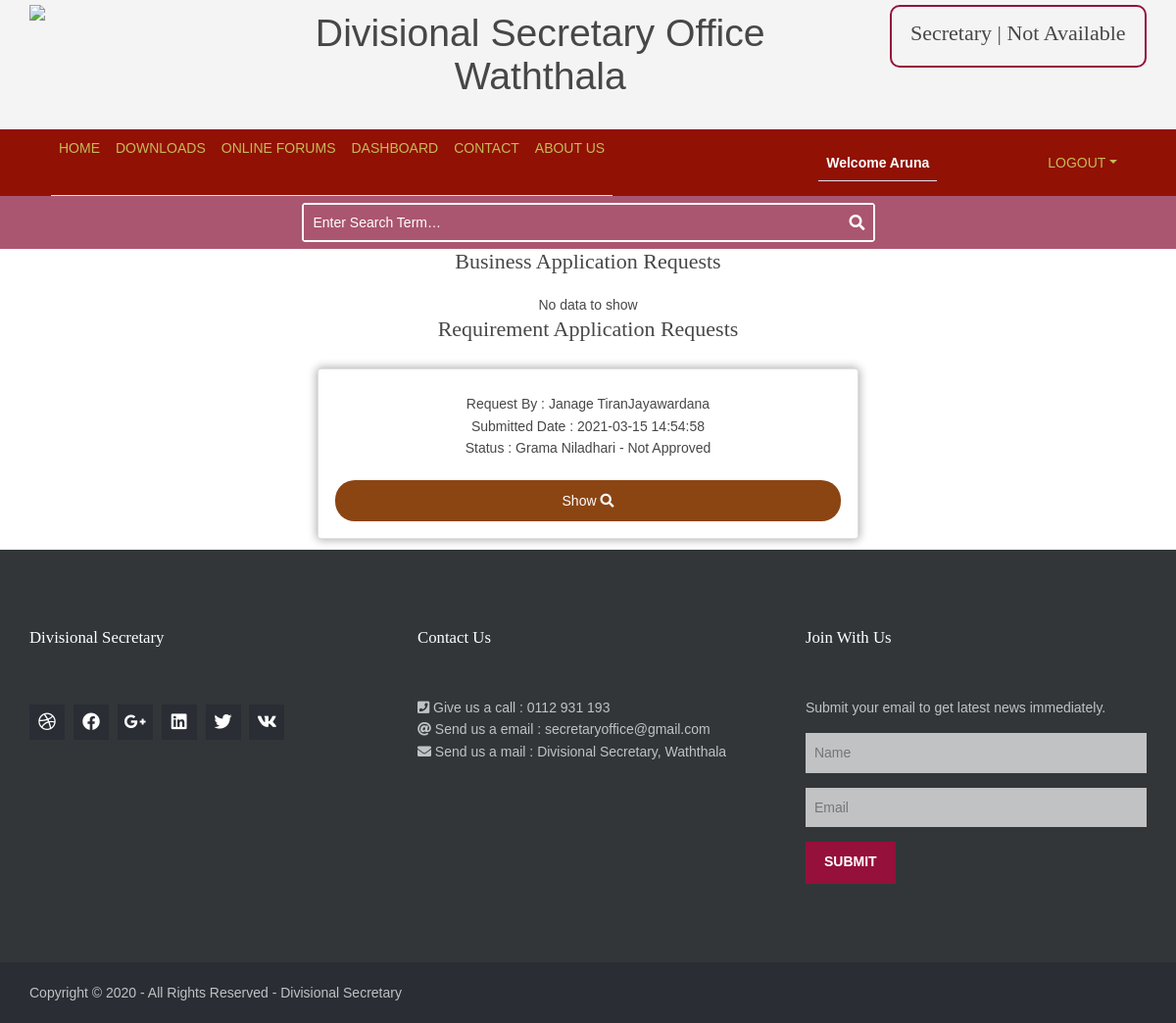
/approvals.php (signed in), run on the app's committed database.
### tables this page shows
CREATE TABLE `requirement_application` (
  `f_id` int(11) NOT NULL,
  `full_name` varchar(200) NOT NULL,
  `division` varchar(200) NOT NULL,
  `address` varchar(200) NOT NULL,
  `contact` varchar(15) NOT NULL,
  `email` varchar(200) NOT NULL,
  `requirement` varchar(500) NOT NULL,
  `nic` varchar(20) NOT NULL,
  `gender` varchar(20) NOT NULL,
  `grama_approval` int(11) NOT NULL DEFAULT '0',
  `submitted_by` int(11) NOT NULL,
  `date` datetime NOT NULL DEFAULT CURRENT_TIMESTAMP,
  `approved_date` datetime DEFAULT NULL,
  `grama_niladhari_sign` varchar(200) DEFAULT NULL
);

CREATE TABLE `people` (
  `pid` int(11) NOT NULL,
  `first_name` varchar(50) NOT NULL,
  `last_name` varchar(50) NOT NULL,
  `email` varchar(100) NOT NULL,
  `grama_niladhari_division` varchar(200) NOT NULL,
  `gender` varchar(15) NOT NULL,
  `contact_number` int(11) NOT NULL,
  `address` varchar(200) NOT NULL,
  `password` varchar(200) NOT NULL
);

### approvals.php (the view, shortened to what this page needs)
<?php
    require "connection/connection.php";
    include "support/header.php";
?>
<?php
    if($_SESSION['TYPE'] == '1'){
        $sql1  = "SELECT * FROM business_registration WHERE grama_niladhari_approval= '1' && secretary_approval='0'";
    }else{
        $division = $_SESSION['DIVISION'];
        $sql1  = "SELECT * FROM business_registration WHERE grama_niladhari_approval= '0' && b_grama_division = '$division'";
        $sql2  = "SELECT * FROM requirement_application WHERE grama_approval= '0' && division = '$division'";
        $result_requirement = mysqli_query($conn, $sql2);
        $requirement = mysqli_fetch_all($result_requirement,MYSQLI_ASSOC);
    }
    $result_business = mysqli_query($conn, $sql1);
    $business = mysqli_fetch_all($result_business,MYSQLI_ASSOC);
?>
<link href="layout/styles/dashboard.css" rel="stylesheet" type="text/css" media="all">
<div class="text-center">
    <h1>Business Application Requests</h1>
    <?php
        if($business == null){
            echo "No data to show";
        }
        if($_SESSION['TYPE'] == '2'){
    ?>
    <h1>Requirement Application Requests</h1>
    <div class="p_box row m-1 justify-content-center align-items-center">
            <?php
                foreach($requirement as $obj){
                    $submiter_id = $obj['submitted_by'];
                    $query = "SELECT * FROM people WHERE pid='$submiter_id'";
                    $result = mysqli_query($conn, $query);
                    $user = mysqli_fetch_assoc($result);
            ?>
        <div class="col-md-6 ">
            <div class="card m-2 overflow-hidden">
                    <div class="card-body ">
                        <div class="p-2">
                            <p>
                               Request By : <?php echo $user['first_name']; echo $user['last_name']; ?>
                               <br>
                               Submitted Date : <?php echo $obj['date']; ?>
							   <br>
							   Status : Grama Niladhari - Not Approved
                            </p>
                        </div>
                        <a href="view_application2.php?id=<?php echo $obj['f_id'] ?>">
                            <div class="p_button text-center">
                                Show <i class="fa fa-search"></i>
                            </div>
                        </a>
                    </div>
            </div>
        </div>
        <?php
                }
        ?>
    </div>
    <?php
        }
    ?>
</div>
<?php
    include "support/footer.php";
?>

### layout/styles/layout.css (style rules this page uses)
body { color:#474747; background-color:#FFFFFF; }
a { color:#95103B; }

### layout/styles/dashboard.css (style rules this page uses)
.card { box-shadow: 0px 0px 10px 1px rgba(0, 0, 0, 0.329); transition: ease-in 0.5s; }
.card-body { transition:ease-in 0.2s ; }
.p_button { background-color: saddlebrown; padding: 10px; border-radius: 20px; text-decoration: none; color: rgb(255, 255, 255); }

### layout/styles/framework.css (style rules this page uses)
html { overflow-y:scroll; overflow-x:hidden; }
html, body { margin:0; padding:0; font-size:14px; line-height:1.6em; }
*, *::before, *::after { box-sizing:border-box; }
a { outline:none; text-decoration:none; }
body, input, textarea, select { font-family:Verdana, Geneva, sans-serif; }
h1, h2, h3, h4, h5, h6, .heading { font-family:Georgia, "Times New Roman", Times, serif; }
::placeholder { opacity:1; }
h1, h2, h3, h4, h5, h6, .heading { margin:0 0 20px 0; font-size:22px; line-height:normal; font-weight:normal; text-transform:capitalize; }

### data on the page
requirement_application: submitted_by.first_name "Janage Tiran", submitted_by.last_name "Jayawardana", date "2021-03-15 14:54:58"

### other printed values
$text "Not Available"
$_SESSION['username'] "Aruna"
